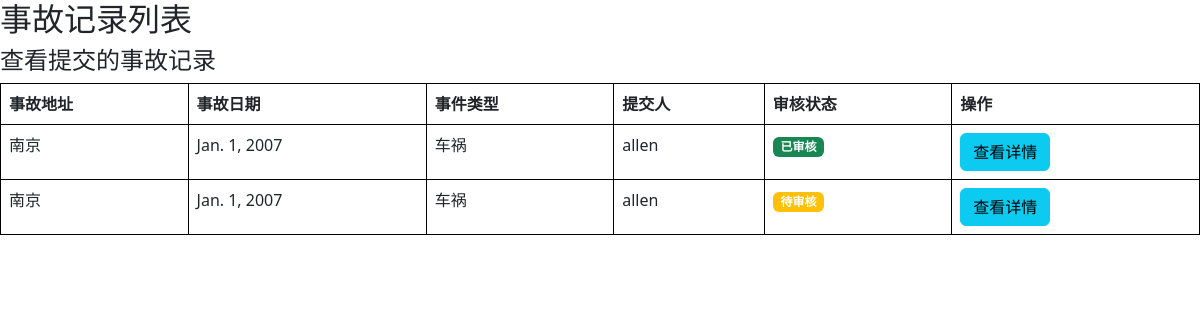
Before: /accident/ (signed in) with the older database file.
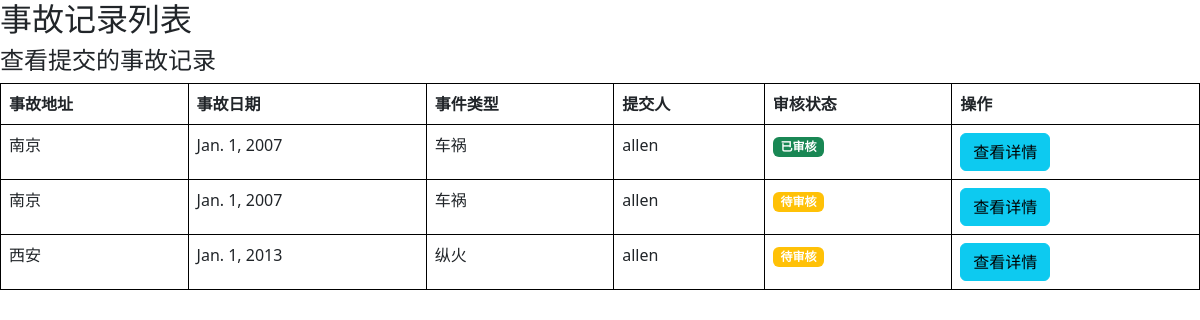
After: the same page with the newer database file.
### data/models.py (models this page shows, shortened)
class Accident(models.Model):
    address = models.CharField(max_length=200)
    accident_date = models.DateField()
    description = models.TextField()
    accident_type = models.CharField(max_length=200)
    injured = models.IntegerField(default=0)
    dead = models.IntegerField(default=0)
    unknown = models.CharField(max_length=200, default='情况未知')
    latitude = models.FloatField(default=0.0)
    longitude = models.FloatField(default=0.0)
    video_link = models.CharField(max_length=200)
    is_approved = models.BooleanField(False)
    is_deleted = models.BooleanField(default=False)
    created_by = models.ForeignKey(User, on_delete=models.CASCADE)

### users/models.py (models this page shows, shortened)
class CustomUser(AbstractUser):
    is_admin = models.BooleanField(default=False)
    phone_number = models.CharField(max_length=15, blank=True, null=True)  # 电话号码
    address = models.TextField(blank=True, null=True)  # 地址
    def __str__(self):
        return self.username

### data/views.py (the view)
# urls.py: path('accident/', views.accident_list, name='accident_list'),
@login_required
def accident_list(request):
    if request.user.is_staff:
        accidents = Accident.objects.all()
    else:
        accidents = Accident.objects.filter(Q(created_by=request.user) & Q(is_approved=True) | Q(is_approved=False))
    return render(request, 'data/accident_list.html', {'accidents': accidents})

### templates/data/accident_list.html (shortened to what this page needs)
{% extends 'base_generic.html' %}
{% block content %}
<h2>事故记录列表</h2>
{% if user.is_staff %}
    <h4>查看所有事故记录</h4>
{% else %}
    <h4>查看提交的事故记录</h4>
{% endif %}
<table class="table table-bordered" style="border-collapse: collapse; width: 100%; border: 1px solid black;">
    <thead>
        <tr>
            <th style="border: 1px solid black; padding: 8px;">事故地址</th>
            <th style="border: 1px solid black; padding: 8px;">事故日期</th>
            <th style="border: 1px solid black; padding: 8px;">事件类型</th>
            <th style="border: 1px solid black; padding: 8px;">提交人</th>
            <th style="border: 1px solid black; padding: 8px;">审核状态</th>
            <th style="border: 1px solid black; padding: 8px;">操作</th>
        </tr>
    </thead>
    <tbody>
        {% for accident in accidents %}
        <tr>
            <td style="border: 1px solid black; padding: 8px;">{{ accident.address }}</td>
            <td style="border: 1px solid black; padding: 8px;">{{ accident.accident_date }}</td>
            <td style="border: 1px solid black; padding: 8px;">{{ accident.accident_type }}</td>
            <td style="border: 1px solid black; padding: 8px;">{{ accident.created_by }}</td>
            <td style="border: 1px solid black; padding: 8px;">
                {% if accident.is_approved %}
                    <span class="badge bg-success">已审核</span>
                {% else %}
                    <span class="badge bg-warning">待审核</span>
                {% endif %}
            </td>
            <td style="border: 1px solid black; padding: 8px;">
                <a href="{% url 'accident_detail' accident.id %}" class="btn btn-info">查看详情</a>
            </td>
        </tr>
        {% empty %}
        <tr>
            <td colspan="6" class="text-center" style="border: 1px solid black; padding: 8px;">没有事故记录。</td>
        </tr>
        {% endfor %}
    </tbody>
</table>
{% endblock %}

Changed rows visible on the page:
added Accident: address "西安", accident_date "Jan. 1, 2013", accident_type "纵火", created_by "allen", is_approved "待审核"
